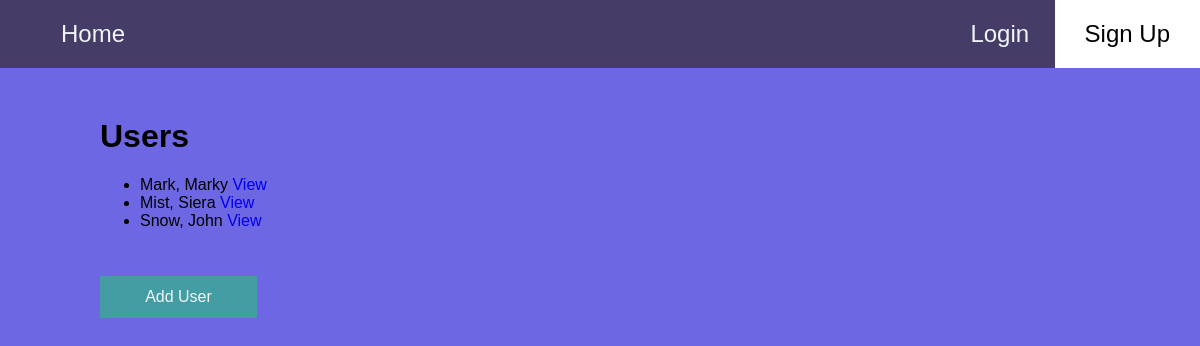
The app's page /users, older data.
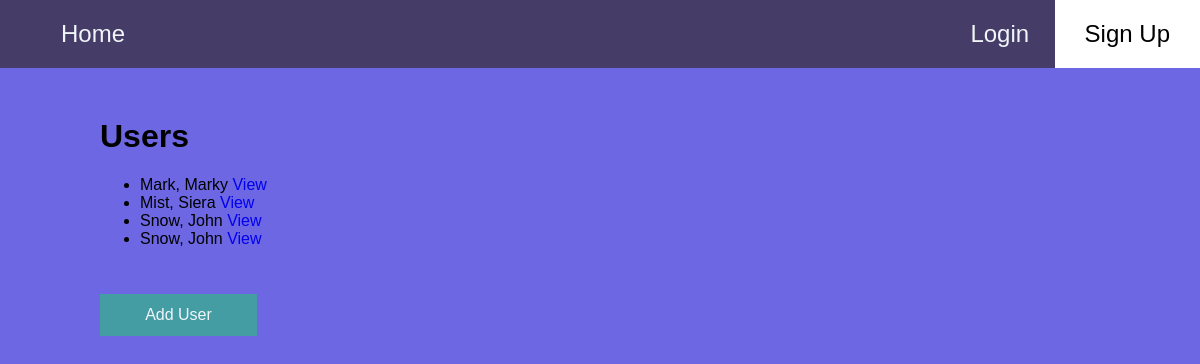
The same page, newer data.
### models.py (models this page shows, shortened)
class Users(db.Model):
    __tablename__ = "Users"
    id = db.Column(db.Integer(), primary_key=True, autoincrement=True)
    first_name = db.Column(db.String(50), nullable=False)
    last_name = db.Column(db.String(100), nullable=False)
    image_url = db.Column(db.String(200))
    posts = db.relationship("Post", backref="user", cascade="all, delete-orphan")

### app.py (the view)
@app.route("/users")
def show_all_users():
    users = Users.query.order_by(Users.last_name, Users.first_name).all()
    return render_template("users/show_all_users.html", users=users)

### templates/users/show_all_users.html (shortened to what this page needs)
{% extends 'base.html' %}
{% block content %}
<h1>Users</h1>
<ul>
    {% for user in users %}
    <li>{{ user.last_name }}, {{ user.first_name }}
        <a href='/users/{{user.id}}'>View</a>
    </li>
    {% endfor %}
</ul>
<a href='/users/new'>
    <div class='button-link' role="button">Add User</div>
</a>
{% endblock %}

Row changes from the older to the newer data that the page shows:
added Users: last_name "Snow", first_name "John"
